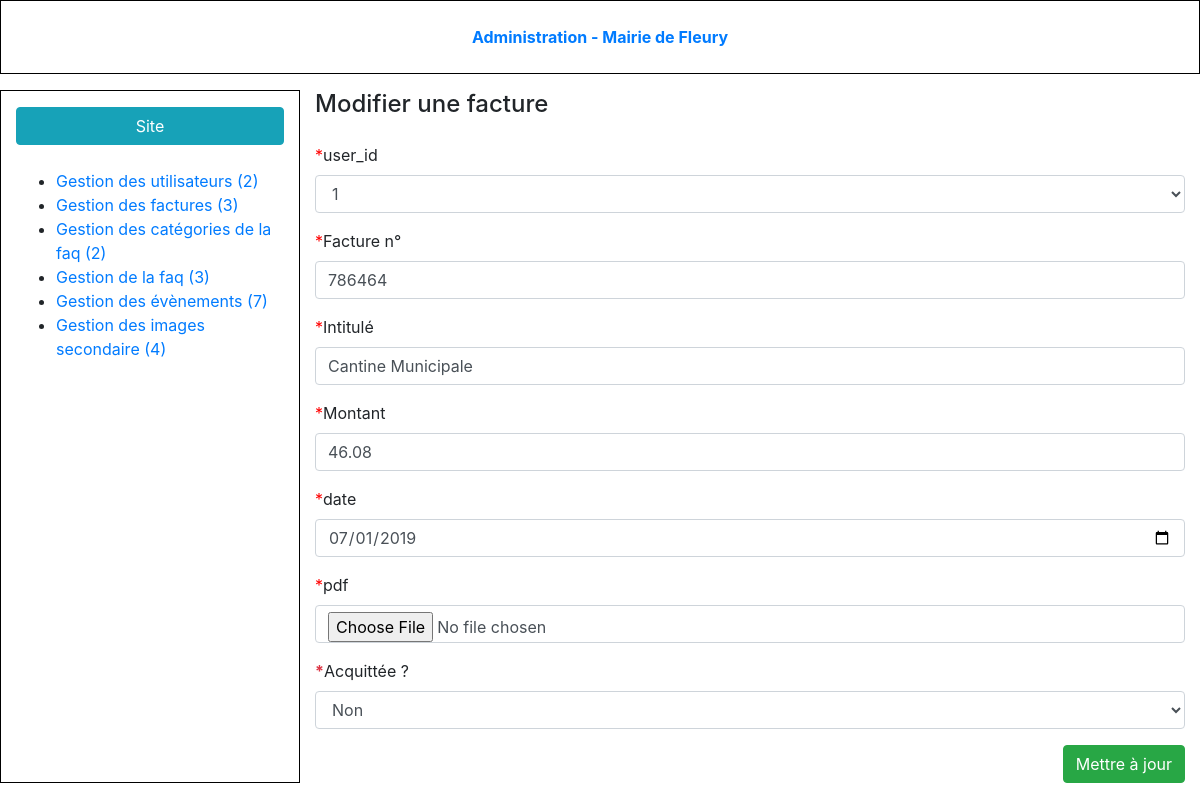
Page /admin/bill-form.php?bill_id=1&action=edit (signed in) on the committed database.
### tables this page shows
CREATE TABLE IF NOT EXISTS `bill` (
  `id` int(11) NOT NULL AUTO_INCREMENT,
  `user_id` int(11) NOT NULL,
  `bill_number` varchar(256) NOT NULL,
  `name` varchar(256) NOT NULL,
  `price` float NOT NULL,
  `date` date NOT NULL,
  `pdf` varchar(256) NOT NULL,
  `acquitted` int(11) NOT NULL,
  PRIMARY KEY (`id`)
);

### admin/bill-form.php (the view, shortened to what this page needs)
<?php
require_once '../tools/common.php';
$query_category = $db->query('SELECT * FROM user');
$allBill = $query_category->fetchAll();
if (isset($_GET['bill_id']) && isset($_GET['action']) && $_GET['action'] == 'edit') {
    $query = $db->prepare('SELECT * FROM bill WHERE id = ?');
    $query->execute(array($_GET['bill_id']));
    $category = $query->fetch();
}
?>
<!DOCTYPE html>
<html>
<head>
    <?php require 'partials/head_assets.php'; ?>
</head>
<body class="index-body">
<div class="container-fluid">
    <?php require 'partials/header.php'; ?>
    <div class="row my-3 index-content">
        <?php require 'partials/nav.php'; ?>
        <section class="col-9">
            <header class="pb-3">
                <h4><?php if (isset($category)): ?>Modifier<?php else: ?>Ajouter<?php endif; ?> une facture</h4>
            </header>
            <form action="bill-form.php" method="post" enctype="multipart/form-data">
                <div class="form-group">
                    <span class="article-category">*</span><label for="user_id">user_id</label>
                    <select class="form-control" name="user_id" id="user_id">
                        <?php foreach ($allBill as $billId) : ?>
                            <?php $selectedCategories = $db->prepare('SELECT * FROM bill WHERE id = ? AND user_id = ?');
                            $selectedCategories->execute(array($_GET['bill_id'], $billId['id']));
                            $SelectedUser = $selectedCategories->fetch();
                            ?>
                            <option value="<?= $billId['id']; ?>" <?= isset($_GET['faq_id']) && $SelectedUser ? 'selected' : ''; ?>>
                                <?= $billId['id']; ?>
                            </option>
                        <?php endforeach; ?>
                    </select>
                </div>
                <div class="form-group">
                    <span class="article-category">*</span><label for="bill_number">Facture n°</label>
                    <input class="form-control" name="bill_number" id="bill_number" type="text"
                           placeholder="Facture n°" value="<?= isset($category) ? $category['bill_number'] : ''; ?>">
                </div>
                <div class="form-group">
                    <span class="article-category">*</span><label for="name">Intitulé</label>
                    <input class="form-control" name="name" id="name" type="text"
                           placeholder="intitulé" value="<?= isset($category) ? $category['name'] : ''; ?>">
                </div>
                <div class="form-group">
                    <span class="article-category">*</span><label for="price">Montant</label>
                    <input class="form-control" name="price" id="price" type="number"
                           placeholder="Montant" value="<?= isset($category) ? $category['price'] : ''; ?>">
                </div>
                <div class="form-group">
                    <span class="article-category">*</span><label for="date">date</label>
                    <input class="form-control" name="date" id="date" type="date"
                           value="<?= isset($category) ? $category['date'] : ''; ?>">
                </div>
                <div class="form-group">
                    <span class="article-category">*</span><label for="pdf">pdf</label>
                    <input class="form-control" name="pdf" id="pdf" type="file"
                           value="<?= isset($category) ? $category['pdf'] : ''; ?>">
                </div>
                <div class="form-group">
                    <b class="text-danger">*</b><label for="acquitted">Acquittée ?</label>
                    <select class="form-control" name="acquitted" id="acquitted">
                        <option value="0" <?= isset($user) && $user['is_admin'] == 0 ? 'selected' : ''; ?>>Non</option>
                    </select>
                </div>
                <div class="text-right">
                    <?php if (isset($category)): ?>
                        <input class="btn btn-success" type="submit" name="update" value="Mettre à jour"/>
                    <?php else: ?>
                        <input class="btn btn-success" type="submit" name="save" value="Enregistrer"/>
                    <?php endif; ?>
                </div>
            </form>
        </section>
    </div>
</div>
</body>
</html>

### assets/css/admin.css (style rules this page uses)
.article-category { color:red; }

### rows in the picture
bill: bill_number "786464", name "Cantine Municipale", price "46.08", date "07/01/2019"

### other values in the picture
$nbUsers "2"
$nbbill "3"
$nbCategories "2"
$nbfaq "3"
$nbArticles "7"
$nbImg "4"
form field user_id "1"
